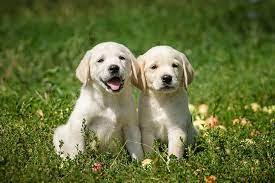
#> input picture images.jpg, 275 x 183 px
$ python main.py
#> lines starting #> are read from the running program, lines starting #| are printed output that depends on the picture
from matplotlib.image import imread
import matplotlib.pyplot as plt
import numpy as np

# defining parameters
plt.rcParams['figure.figsize'] = [16, 10]
A = imread('images.jpg')
#> A is the input picture: shape (183, 275, 3); mean R, G, B 101.4, 112.4, 59.7
X = np.mean(A, -1) # Convert RGB to grayscale
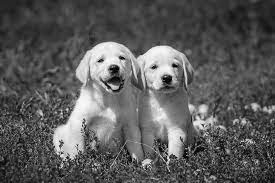
#> X: shape (183, 275) float64; min 0.333, max 252.7, mean 91.1
U, S, VT = np.linalg.svd(X, full_matrices=False)
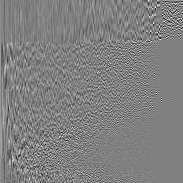
#> U: shape (183, 183) float64; min -0.457, max 0.449, mean 0.000301; drawn with min black and max white
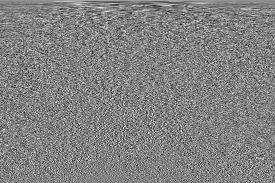
#> VT: shape (183, 275) float64; min -0.308, max 0.295, mean 0.000276; drawn with min black and max white
#> S = 183 values, max 22025.2 at index 0, min 1.85 at index 182, mean 467.9
S = np.diag(S)
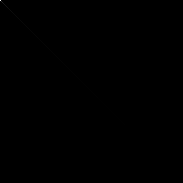
#> S: shape (183, 183) float64; min 0, max 22025.2, mean 2.6; drawn with min black and max white
# Create 8 subplots to store original + 7 compressed variants
fig, ax = plt.subplots(2, 4, figsize=(16, 10))

# r_values = [1, 5, 20, 50, 100, 200, 400]
num_of_values = [1, 5, 20, 50, 100, 200, 400]
for i, r in enumerate(num_of_values):
    # Compute the approximate image using SVD
    img_approx = U[:, :r] @ S[0:r, :r] @ VT[:r, :]
    # Find row and column index for the subplot
    row = (i + 1) // 4
    col = (i + 1) % 4
    # Plot image on the subplot
    ax[row, col].imshow(img_approx, cmap='gray')
    ax[row, col].set_title(f"r = {r}")
    ax[row, col].axis("on")
#> this loop made 7 passes
#> pass 1, `img_approx = U[:, :r] @ S[0:r, :r] @ VT[:r, :]`:
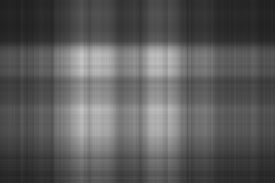
#> img_approx: shape (183, 275) float64; min 31.42, max 198.7, mean 90.6

# Plot the original image on the first subplot
ax[0, 0].imshow(A)
ax[0, 0].set_title("Original")
ax[0, 0].axis("off")
# Plot 7 compressed images with different r values on other subplots

plt.show()
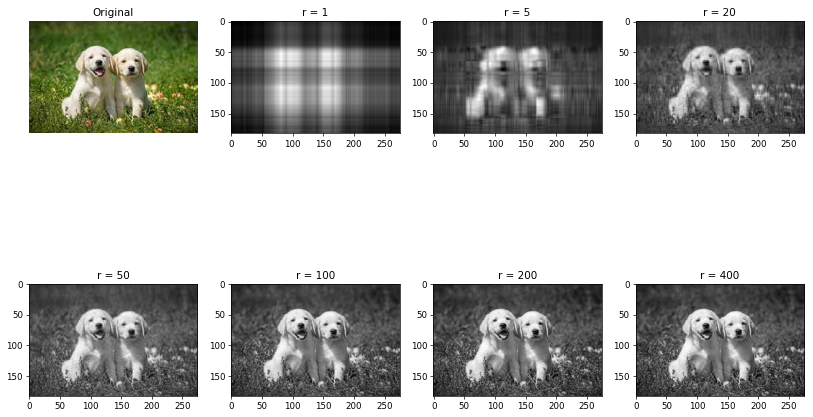
#> figure drawn by matplotlib, 8 panels
plt.figure(2)
plt.semilogy(np.diag(S))
plt.title('Singular Values')
plt.show()
#> figure, not shown here; curve peaks at x = 0, y = 22025.2
plt.figure(3)
plt.plot(np.cumsum(np.diag(S)) / np.sum(np.diag(S)))
plt.title('Singular Values: Cumulative Sum')
plt.show()
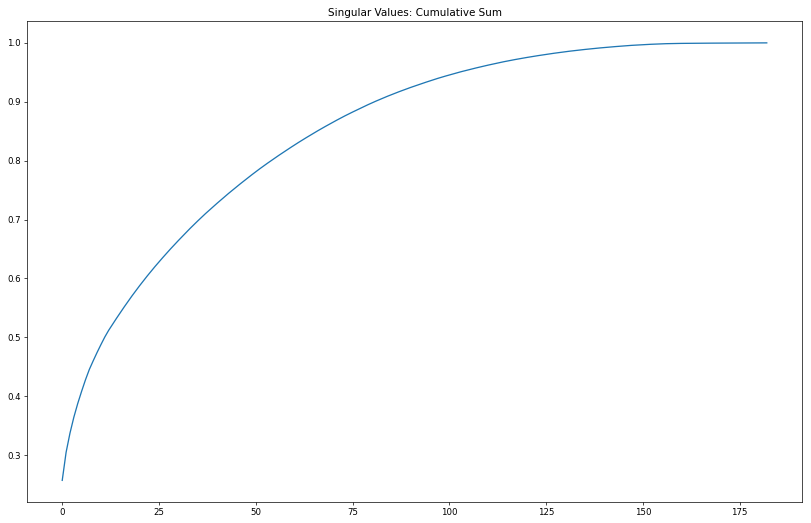
#> figure drawn by matplotlib, 1 panel; curve peaks at x = 182, y = 1
